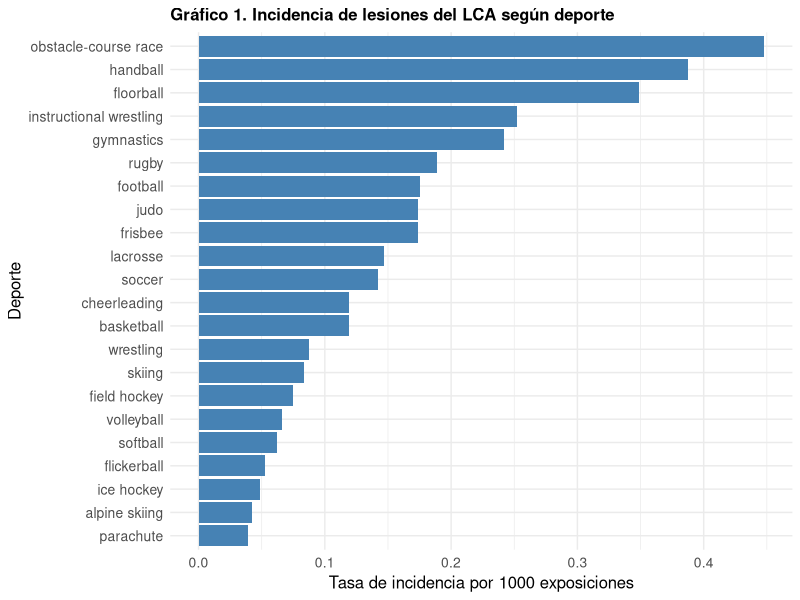
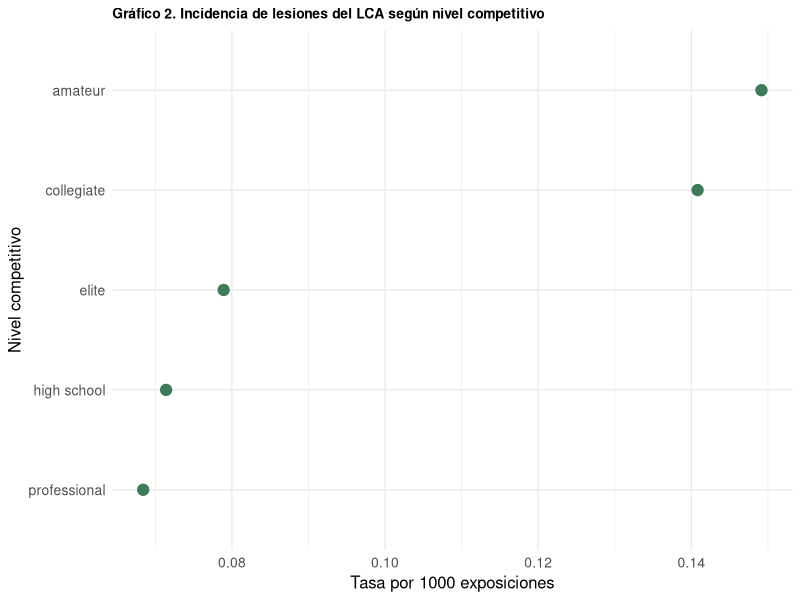
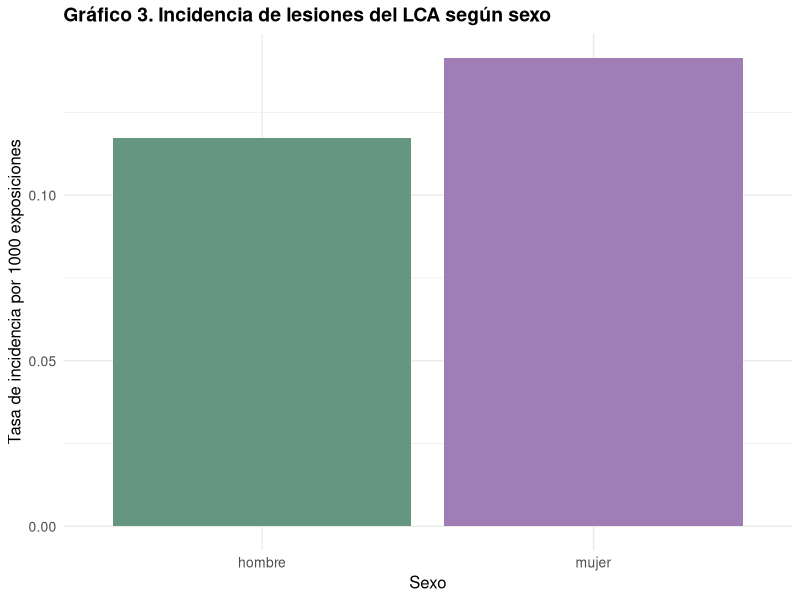
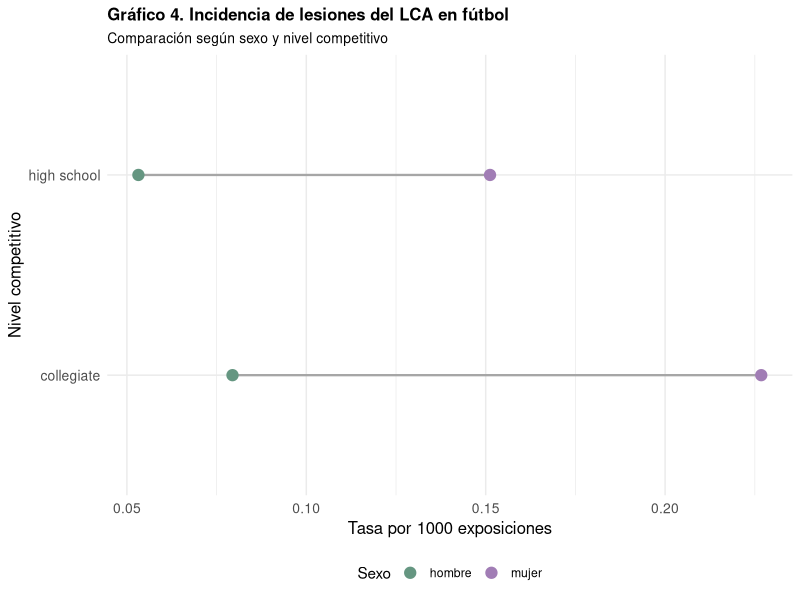

Write R code to recreate these figures, in order.
## ---- chunk 1
#| echo: false
#| message: false


library(tidyverse)

## ---- chunk 2
#| echo: false
#| message: false

library(readxl)
base_maestra_lca <- read_excel("../data/Data_Integrada/base_maestra_lca.xlsx",
    sheet = "Base_maestra"
    )
## ---- chunk 3
#| echo: false

knitr::kable(
  head(
    base_maestra_lca[, c(
      "deporte",
      "sexo",
      "nivel.agrupado",
      "lesiones.lca",
      "exposiciones",
      "tasa.por.1000"
    )],
    5
  ),
  caption = "Solo se muestran las primeras 5 filas de la tabla."
)
## ---- chunk 4
#| echo: false

incidencia.deporte <- base_maestra_lca |>
  filter(
    deporte != "desconocido",
    deporte != "soccer, basketball",
    exposiciones > 0
  ) |>
  group_by(deporte) |>
  summarise(
    lesiones = sum(lesiones.lca),
    exposiciones = sum(exposiciones)
  ) |>
  mutate(
    tasa.incidencia = (lesiones / exposiciones) * 1000
  )

incidencia.deporte.top <- incidencia.deporte |>
  slice_max(
    order_by = tasa.incidencia,
    n = 22,
    with_ties = FALSE
  )


## ---- chunk 5
#| echo: false

grafico.deporte <- ggplot(
  incidencia.deporte.top,
  aes(
    x = reorder(deporte, tasa.incidencia),
    y = tasa.incidencia
  )
) +
  geom_col(fill = "steelblue") +
  coord_flip() +
  labs(
    title = stringr::str_wrap("Gráfico 1. Incidencia de lesiones del LCA según deporte"),
    x = "Deporte",
    y = "Tasa de incidencia por 1000 exposiciones"
  ) +
  theme_minimal() +
  theme(
    plot.title = element_text(size = 12, face = "bold"),
    axis.title = element_text(size = 12),
    axis.text = element_text(size = 10)
  )

grafico.deporte


## ---- chunk 6
#| echo: false

incidencia.nivel <- base_maestra_lca |>
  filter(
    nivel.agrupado %in% c(
      "amateur",
      "collegiate",
      "elite",
      "high school",
      "professional"),
    exposiciones > 0
  ) |>
  group_by(nivel.agrupado) |>
  summarise(
    lesiones = sum(lesiones.lca),
    exposiciones = sum(exposiciones)
  ) |>
  mutate(
    tasa.incidencia = (lesiones / exposiciones) * 1000
  )
## ---- chunk 7
#| echo: false
#| fig-width: 6
#| fig-height: 3.5
#| out-width: "80%"
#| fig-align: center

grafico.nivel <- ggplot(
  incidencia.nivel,
  aes(
    x = tasa.incidencia,
    y = reorder(nivel.agrupado, tasa.incidencia)
  )
) +
  geom_point(
    color = "#407A5C",
    size = 3.5
  ) +
  labs(
    title = "Gráfico 2. Incidencia de lesiones del LCA según nivel competitivo",
    x = "Tasa por 1000 exposiciones",
    y = "Nivel competitivo"
  ) +
  theme_minimal() +
  theme(
    plot.title = element_text(size = 10, face = "bold"),
    axis.title = element_text(size = 12),
    axis.text = element_text(size = 10)
  )

grafico.nivel

## ---- chunk 8
#| echo: false

incidencia.sexo <- base_maestra_lca |>
  filter(
    sexo != "desconocido",
    exposiciones > 0
  ) |>
  group_by(sexo) |>
  summarise(
    lesiones = sum(lesiones.lca),
    exposiciones = sum(exposiciones)
  ) |>
  mutate(
    tasa.incidencia = (lesiones / exposiciones) * 1000
  )


## ---- chunk 9
#| echo: false
#| fig-width: 6
#| fig-height: 3.5
#| out-width: "80%"
#| fig-align: center

grafico.sexo <- ggplot(
  incidencia.sexo,
  aes(
    x = sexo,
    y = tasa.incidencia,
    fill = sexo
  )
) +
  geom_col() +
  scale_fill_manual(
  values = c(
    "hombre" = "#659681",
    "mujer" = "#A17DB5"
  )
) +
labs(
    title = "Gráfico 3. Incidencia de lesiones del LCA según sexo",
    x = "Sexo",
    y = "Tasa de incidencia por 1000 exposiciones"
  ) +
  theme_minimal() +
  theme(
    plot.title = element_text(size = 14, face = "bold"),
    axis.title = element_text(size = 12),
    axis.text = element_text(size = 10),
    legend.position = "none"
  )


grafico.sexo
## ---- chunk 10
#| echo: false

soccer.caso <- base_maestra_lca |>
  filter(
    deporte == "soccer",
    sexo %in% c("hombre", "mujer"),
    nivel.agrupado %in% c("high school", "collegiate"),
    exposiciones > 0
  ) |>
  group_by(nivel.agrupado, sexo) |>
  summarise(
    lesiones = sum(lesiones.lca),
    exposiciones = sum(exposiciones),
    .groups = "drop"
  ) |>
  mutate(
    tasa.incidencia = (lesiones / exposiciones) * 1000
  )
## ---- chunk 11
#| echo: false
#| fig-width: 6
#| fig-height: 3.5
#| out-width: "80%"
#| fig-align: center

grafico.soccer <- ggplot(
  soccer.caso,
  aes(
    x = tasa.incidencia,
    y = nivel.agrupado,
    color = sexo
  )
) +
  geom_line(
    aes(group = nivel.agrupado),
    color = "grey65",
    linewidth = 0.8
  ) +
  geom_point(size = 3.5) +
  scale_color_manual(
    values = c(
      "hombre" = "#659681",
      "mujer" = "#A17DB5"
    )
  ) +
  labs(
    title = "Gráfico 4. Incidencia de lesiones del LCA en fútbol",
    subtitle = "Comparación según sexo y nivel competitivo",
    x = "Tasa por 1000 exposiciones",
    y = "Nivel competitivo",
    color = "Sexo"
  ) +
  theme_minimal() +
  theme(
    plot.title = element_text(size = 12, face = "bold"),
    plot.subtitle = element_text(size = 10),
    axis.title = element_text(size = 12),
    axis.text = element_text(size = 10),
    legend.position = "bottom"
  )

grafico.soccer
